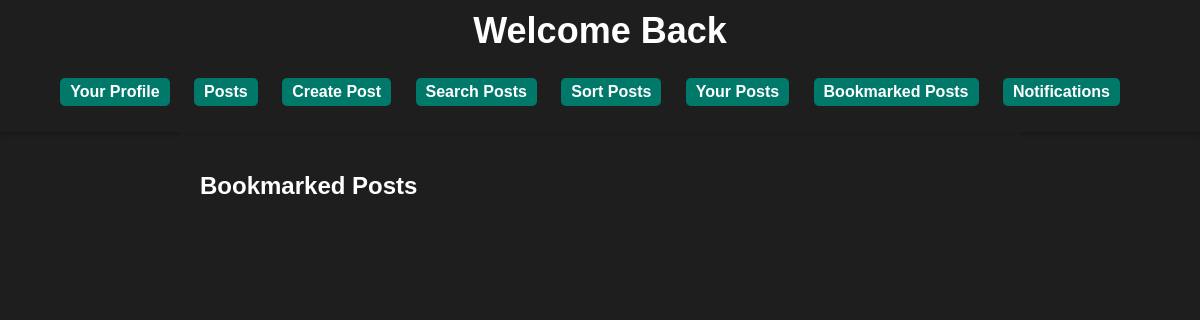
The app's page /users/asif/posts/bookmarked/, older data.
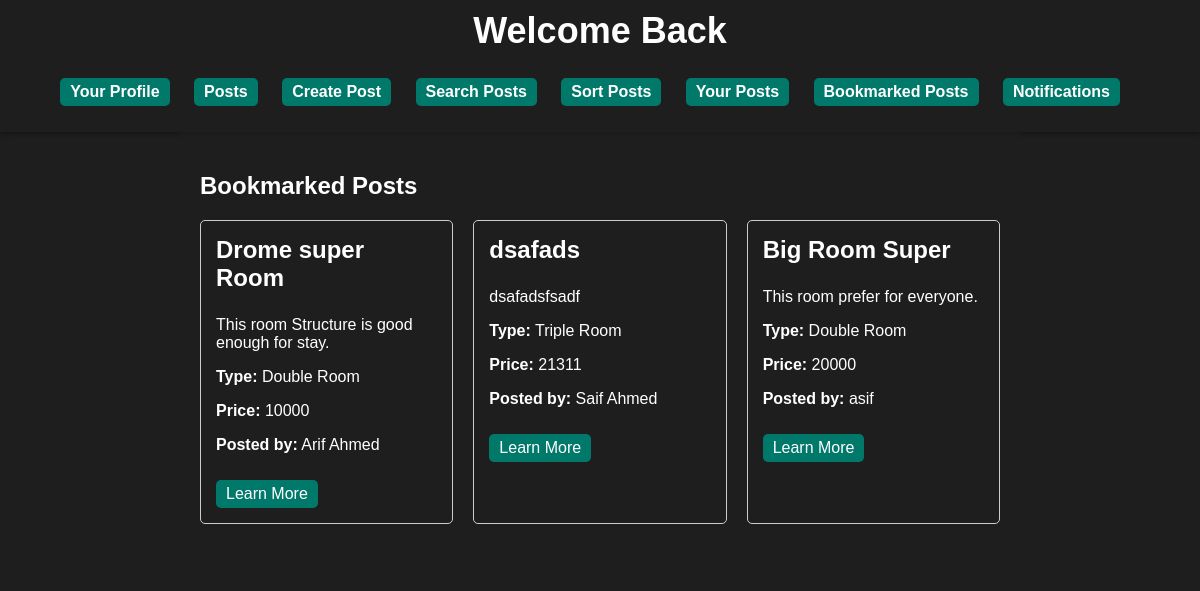
The same page, newer data.
### users/models.py (models this page shows)
class DormRoom(models.Model):
    title = models.CharField(max_length=255)
    content = models.TextField()
    popularity = models.IntegerField(default=0)
    type = models.CharField(max_length=50)
    price = models.CharField(max_length=20)
    link = models.URLField(max_length=200, null=True)
    posted_by = models.ForeignKey(Register, on_delete=models.CASCADE, related_name='posted')
    comments = models.ManyToManyField(Comment, blank=True)
    bookmarked_by = models.ManyToManyField(Register, blank=True, related_name='bookmarked')

class Register(models.Model):
    username=models.CharField(max_length=30)
    email=models.EmailField()
    password=models.CharField(max_length=100)
    nid=models.IntegerField()

### users/views.py (the view)
# urls.py: path('<str:username>/posts/bookmarked/', views.bookmarked, name='bookmarked'),
def bookmarked(request, username):
    find_user = get_object_or_404(Register, username= username)
    bookmarked_posts = DormRoom.objects.filter(bookmarked_by = find_user)
    return render(request, 'bookmarked_posts.html', {'username' : username, 'details' : bookmarked_posts})

### users/templates/bookmarked_posts.html
{% extends "profile_base.html" %}
{% block content %}
<body style="background-image: url('/static/bg8.gif'); background-size: cover;">
    <h2>Bookmarked Posts</h2>
    <div class="room-grid">
        {% for room in details %}
            <div class="room-card">
                <h3>{{ room.title }}</h3>
                <p style="
                    display: -webkit-box;
                    -webkit-line-clamp: 4;
                    -webkit-box-orient: vertical;
                    overflow: hidden;">{{ room.content }}</p>
                <p><strong>Type:</strong> {{ room.type }}</p>
                <p><strong>Price:</strong> {{ room.price }}</p>
                <p><strong>Posted by:</strong> {{room.posted_by.username}}</p>
                <a href="{{ room.link }}" target="_blank">Learn More</a>
            </div>
        {% endfor %}
    </div>
</body>
{% endblock %}

Row changes from the older to the newer data that the page shows:
added DormRoom: title "Drome super Room", content "This room Structure is good enough for stay.", type "Double Room", price "10000", posted_by.username "Arif Ahmed"
now on this page (row unchanged): DormRoom: title "dsafads", content "dsafadsfsadf", type "Triple Room", price "21311", posted_by.username "Saif Ahmed"
added DormRoom: title "Big Room Super", content "This room prefer for everyone.", type "Double Room", price "20000", posted_by.username "asif"
